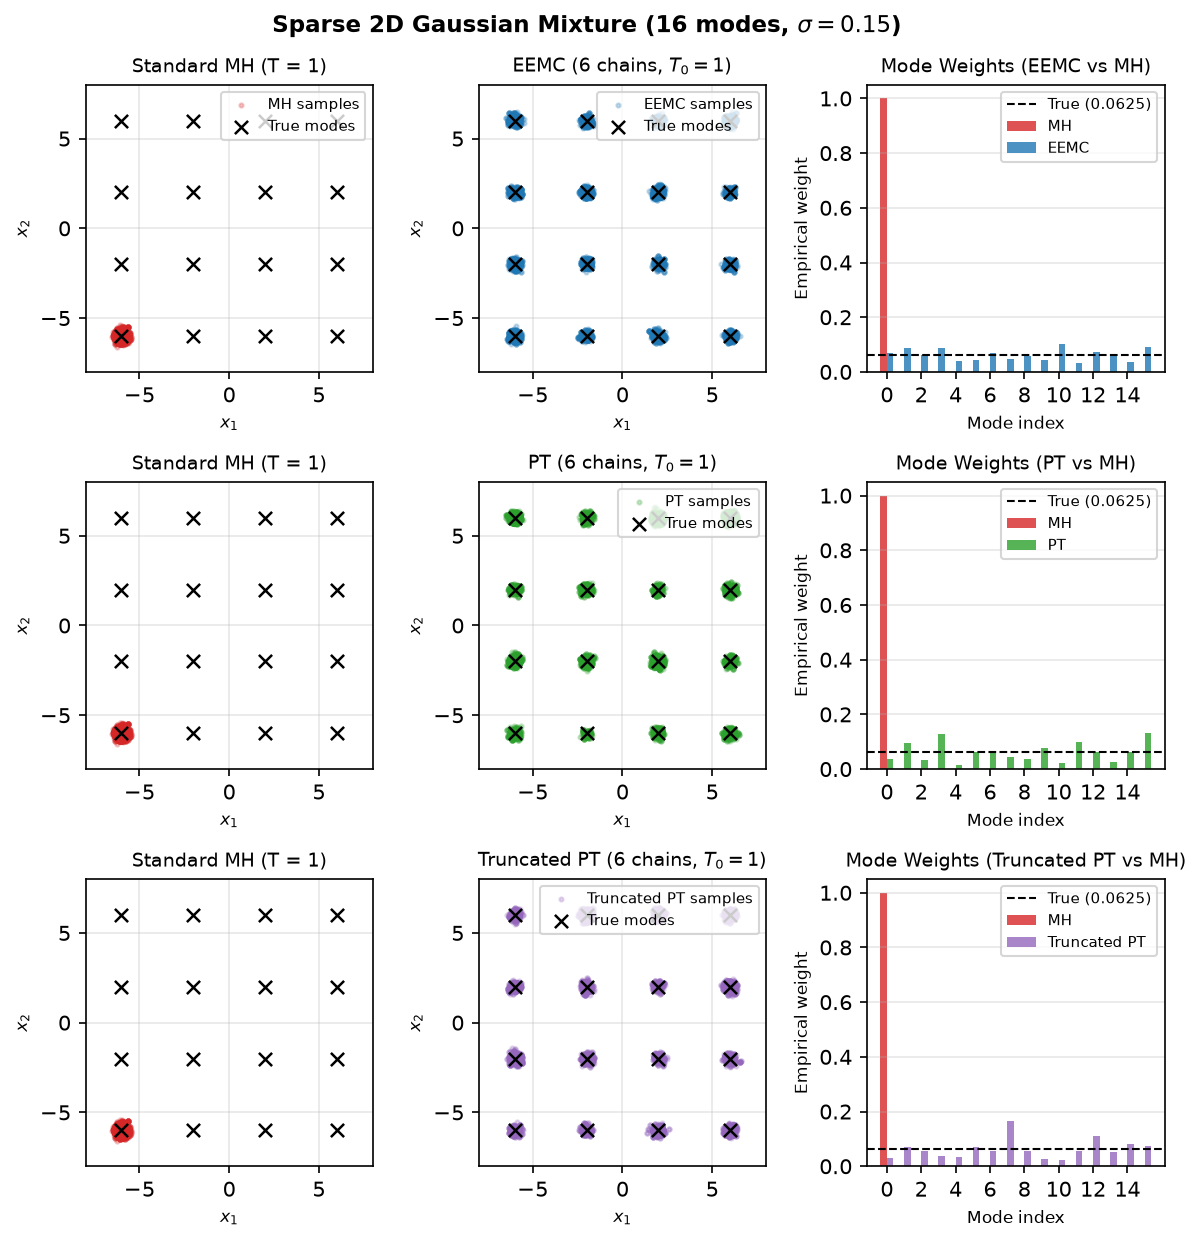

Recreate this plot in Python.
import base64
import io
import os
import sys
from pathlib import Path

import jax
import jax.numpy as jnp
import matplotlib

matplotlib.use("Agg")
import matplotlib.pyplot as plt
import numpy as np

from eemc.sampler import sample, sample_pt


def make_sparse_gmm(grid_coords=(-6.0, -2.0, 2.0, 6.0), sigma=0.15):
    xs = jnp.array(grid_coords, dtype=jnp.float32)
    gx, gy = jnp.meshgrid(xs, xs, indexing="ij")
    means = jnp.stack([gx.ravel(), gy.ravel()], axis=-1)  # (16, 2)
    num_modes = means.shape[0]
    var = sigma**2

    def log_target(x: jax.Array) -> jax.Array:
        diff = x[None, :] - means  # (M, 2)
        log_components = -0.5 * jnp.sum(diff**2, axis=-1) / var - jnp.log(
            2.0 * jnp.pi * var
        )
        return jax.scipy.special.logsumexp(log_components) - jnp.log(num_modes)

    return means, sigma, log_target


def run_mh_baseline(key, x_init, log_target, proposal_sigma, num_steps):
    def mh_step(carry, _):
        subkey, x, logp = carry
        subkey, k_prop, k_u = jax.random.split(subkey, 3)
        x_prop = x + proposal_sigma * jax.random.normal(k_prop, shape=x.shape)
        logp_prop = log_target(x_prop)
        accept = jnp.log(jax.random.uniform(k_u)) <= (logp_prop - logp)
        x_next = jnp.where(accept, x_prop, x)
        logp_next = jnp.where(accept, logp_prop, logp)
        return (subkey, x_next, logp_next), x_next

    _, chain = jax.lax.scan(
        mh_step,
        init=(key, x_init, log_target(x_init)),
        length=num_steps,
    )
    return chain


def evaluate_samples(samples: jax.Array, means: jax.Array, sigma: float):
    dists = jnp.linalg.norm(samples[:, None, :] - means[None, :, :], axis=-1)
    nearest_mode = jnp.argmin(dists, axis=-1)
    min_dist = jnp.min(dists, axis=-1)
    in_mode = min_dist <= 5.0 * sigma

    num_modes = means.shape[0]
    counts = jnp.bincount(
        jnp.where(in_mode, nearest_mode, num_modes), length=num_modes + 1
    )[:num_modes]
    total_assigned = jnp.maximum(jnp.sum(counts), 1)
    est_weights = counts / total_assigned
    true_weight = 1.0 / num_modes

    modes_visited = int(jnp.sum(counts > 0))
    tv_error = 0.5 * float(jnp.sum(jnp.abs(est_weights - true_weight)))
    mean_est = jnp.mean(samples, axis=0)
    std_est = jnp.std(samples, axis=0)
    return modes_visited, tv_error, mean_est, std_est, counts, est_weights


def supports_kitty_graphics() -> bool:
    if not sys.stdout.isatty():
        return False
    term = os.environ.get("TERM", "").lower()
    term_program = os.environ.get("TERM_PROGRAM", "").lower()
    return (
        bool(os.environ.get("KITTY_WINDOW_ID"))
        or bool(os.environ.get("GHOSTTY_RESOURCES_DIR"))
        or "kitty" in term
        or term_program in {"ghostty", "kitty", "wezterm"}
    )


def display_png_in_terminal(png_bytes: bytes) -> None:
    encoded = base64.standard_b64encode(png_bytes).decode("ascii")
    chunk_size = 4096
    chunks = [
        encoded[i : i + chunk_size] for i in range(0, len(encoded), chunk_size)
    ]
    for idx, chunk in enumerate(chunks):
        more = 1 if idx < len(chunks) - 1 else 0
        if idx == 0:
            sys.stdout.write(f"\x1b_Ga=T,f=100,m={more};{chunk}\x1b\\")
        else:
            sys.stdout.write(f"\x1b_Gm={more};{chunk}\x1b\\")
    sys.stdout.write("\n")
    sys.stdout.flush()


def plot_results(
    mh_samples: np.ndarray,
    mh_weights: np.ndarray,
    methods: list[tuple[str, str, np.ndarray, np.ndarray]],
    means: np.ndarray,
    output_path: Path,
) -> bytes:
    n_rows = len(methods)
    fig, axes = plt.subplots(n_rows, 3, figsize=(8, 2.8 * n_rows), dpi=150)

    num_modes = len(means)
    idx = np.arange(num_modes)
    width = 0.38

    for row, (label, color, samps, weights) in enumerate(methods):
        # Panel 1: Standard MH scatter
        ax = axes[row, 0]
        ax.scatter(
            mh_samples[:, 0],
            mh_samples[:, 1],
            s=4,
            alpha=0.25,
            color="tab:red",
            label="MH samples",
        )
        ax.scatter(
            means[:, 0],
            means[:, 1],
            marker="x",
            s=40,
            color="black",
            linewidths=1.2,
            label="True modes",
        )
        ax.set_title("Standard MH (T = 1)", fontsize=9)
        ax.set_xlabel("$x_1$", fontsize=8)
        ax.set_ylabel("$x_2$", fontsize=8)
        ax.set_xlim(-8, 8)
        ax.set_ylim(-8, 8)
        ax.set_aspect("equal")
        ax.grid(True, alpha=0.3)
        if row == 0:
            ax.legend(loc="upper right", fontsize=7)

        # Panel 2: Method scatter
        ax = axes[row, 1]
        ax.scatter(
            samps[:, 0],
            samps[:, 1],
            s=4,
            alpha=0.25,
            color=color,
            label=f"{label} samples",
        )
        ax.scatter(
            means[:, 0],
            means[:, 1],
            marker="x",
            s=40,
            color="black",
            linewidths=1.2,
            label="True modes",
        )
        ax.set_title(f"{label} (6 chains, $T_0=1$)", fontsize=9)
        ax.set_xlabel("$x_1$", fontsize=8)
        ax.set_ylabel("$x_2$", fontsize=8)
        ax.set_xlim(-8, 8)
        ax.set_ylim(-8, 8)
        ax.set_aspect("equal")
        ax.grid(True, alpha=0.3)
        ax.legend(loc="upper right", fontsize=7)

        # Panel 3: Mode weights comparison
        ax = axes[row, 2]
        ax.bar(
            idx - width / 2,
            mh_weights,
            width,
            color="tab:red",
            alpha=0.8,
            label="MH",
        )
        ax.bar(
            idx + width / 2,
            weights,
            width,
            color=color,
            alpha=0.8,
            label=label,
        )
        ax.axhline(
            1.0 / num_modes,
            color="black",
            linestyle="--",
            linewidth=1.0,
            label=f"True ({1.0 / num_modes:.4f})",
        )
        ax.set_title(f"Mode Weights ({label} vs MH)", fontsize=9)
        ax.set_xlabel("Mode index", fontsize=8)
        ax.set_ylabel("Empirical weight", fontsize=8)
        ax.set_xticks(idx[::2])
        ax.grid(True, axis="y", alpha=0.3)
        ax.legend(loc="upper right", fontsize=7)

    fig.suptitle(
        "Sparse 2D Gaussian Mixture (16 modes, $\\sigma = 0.15$)",
        fontsize=11,
        fontweight="bold",
    )
    fig.tight_layout()

    buf = io.BytesIO()
    fig.savefig(buf, format="png", bbox_inches="tight")
    plt.close(fig)
    png_bytes = buf.getvalue()
    output_path.write_bytes(png_bytes)
    return png_bytes


def main():
    means, sigma, log_target = make_sparse_gmm()
    num_modes = means.shape[0]
    true_std = float(jnp.sqrt(jnp.mean(means[:, 0] ** 2) + sigma**2))

    h_min = float(-log_target(means[0]))
    t_ladder = jnp.array([1.0, 2.5, 6.0, 15.0, 40.0, 100.0])
    h_ladder = jnp.array([h_min - 0.1, 2.0, 5.0, 12.0, 25.0, 50.0])
    num_chains = len(t_ladder)

    proposal_sigmas = sigma * jnp.sqrt(t_ladder) * 1.5

    def kernel_samp(key, x, k):
        s = proposal_sigmas[k]
        z = jax.random.normal(key, shape=x.shape)
        prop = x + s * z
        log_q = -0.5 * jnp.sum(z**2) - x.shape[0] * jnp.log(s)
        return prop, log_q

    def kernel_eval(x_from, x_to, k):
        s = proposal_sigmas[k]
        diff = (x_to - x_from) / s
        return -0.5 * jnp.sum(diff**2) - x_from.shape[0] * jnp.log(s)

    key = jax.random.PRNGKey(42)
    k_init, k_eemc, k_pt, k_tpt, k_mh = jax.random.split(key, 5)

    x_o = jnp.tile(
        jnp.array([-6.0, -6.0]), (num_chains, 1)
    ) + 0.1 * jax.random.normal(k_init, (num_chains, 2))

    burn_in = 500
    pre_fill = 1000
    chain_size = 10000
    total_steps = (num_chains - 1) * (burn_in + pre_fill) + burn_in + chain_size
    pt_burn_in = total_steps - chain_size

    eemc_samples = sample(
        key=k_eemc,
        x_o=x_o,
        t_ladder=t_ladder,
        h_ladder=h_ladder,
        kernel_eval=kernel_eval,
        kernel_samp=kernel_samp,
        log_target=log_target,
        burn_in=burn_in,
        pre_fill=pre_fill,
        chain_size=chain_size,
        p_ee=0.2,
    )[:, 0, :]

    pt_samples = sample_pt(
        key=k_pt,
        x_o=x_o,
        t_ladder=t_ladder,
        kernel_eval=kernel_eval,
        kernel_samp=kernel_samp,
        log_target=log_target,
        burn_in=pt_burn_in,
        chain_size=chain_size,
        h_ladder=None,
        p_swap=0.2,
    )[:, 0, :]

    tpt_samples = sample_pt(
        key=k_tpt,
        x_o=x_o,
        t_ladder=t_ladder,
        kernel_eval=kernel_eval,
        kernel_samp=kernel_samp,
        log_target=log_target,
        burn_in=pt_burn_in,
        chain_size=chain_size,
        h_ladder=h_ladder,
        p_swap=0.2,
    )[:, 0, :]

    mh_samples = run_mh_baseline(
        k_mh,
        x_o[0],
        log_target,
        proposal_sigma=float(proposal_sigmas[0]),
        num_steps=total_steps,
    )[-chain_size:]

    print(f"Sparse 2D Gaussian Mixture ({num_modes} modes, sigma={sigma})")
    print(f"True mean: [0.00, 0.00], True marginal std: {true_std:.3f}\n")

    mh_res = evaluate_samples(mh_samples, means, sigma)
    eemc_res = evaluate_samples(eemc_samples, means, sigma)
    pt_res = evaluate_samples(pt_samples, means, sigma)
    tpt_res = evaluate_samples(tpt_samples, means, sigma)

    for name, (visited, tv_err, mean_est, std_est, counts, _) in [
        ("Standard MH (T=1)", mh_res),
        ("EEMC (6 chains)", eemc_res),
        ("PT (6 chains)", pt_res),
        ("Truncated PT (6 chains)", tpt_res),
    ]:
        print(f"--- {name} ---")
        print(f"  Modes visited : {visited}/{num_modes}")
        print(f"  Weight TV err : {tv_err:.4f} (0.0 = exact uniform)")
        print(
            f"  Sample mean   : [{float(mean_est[0]):.3f}, {float(mean_est[1]):.3f}]"
        )
        print(
            f"  Sample std    : [{float(std_est[0]):.3f}, {float(std_est[1]):.3f}]"
        )
        print(f"  Mode counts   : {counts.tolist()}\n")

    output_path = Path(__file__).with_name("sparse_gaussian_mixture.png")
    png_bytes = plot_results(
        np.asarray(mh_samples),
        np.asarray(mh_res[5]),
        [
            ("EEMC", "tab:blue", np.asarray(eemc_samples), np.asarray(eemc_res[5])),
            ("PT", "tab:green", np.asarray(pt_samples), np.asarray(pt_res[5])),
            (
                "Truncated PT",
                "tab:purple",
                np.asarray(tpt_samples),
                np.asarray(tpt_res[5]),
            ),
        ],
        np.asarray(means),
        output_path,
    )
    print(f"Saved plot to {output_path}")

    if supports_kitty_graphics():
        display_png_in_terminal(png_bytes)


if __name__ == "__main__":
    main()
